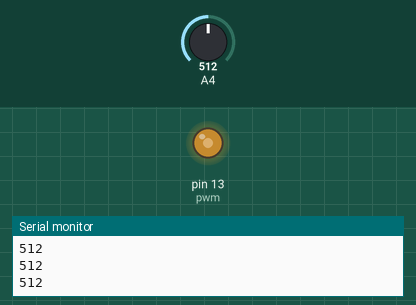
Bench run of a sketch on a simulated Arduino Mega 2560, built with avr-gcc and run on an emulated ATmega2560. Shown: output pins drawn as LEDs (lit = HIGH), the last lines printed to the serial monitor. The inputs (shaded band) are chosen by the test bench; at power-on: A4 = 512.

Above: at 1.2 s.
1.3 s: A4 set to 306
At 2.6 s:
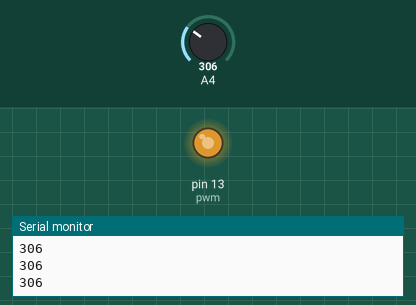
2.9 s: A4 set to 122
At 4.1 s:
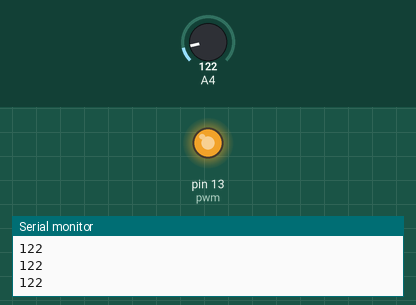
4.5 s: A4 set to 900
At 5.4 s:
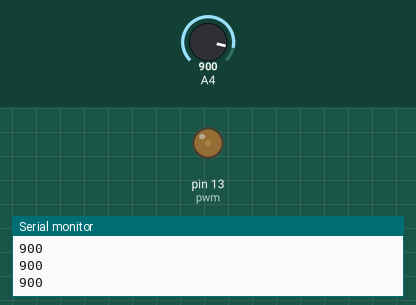
6.1 s: A4 set to 1023
At 6.8 s:
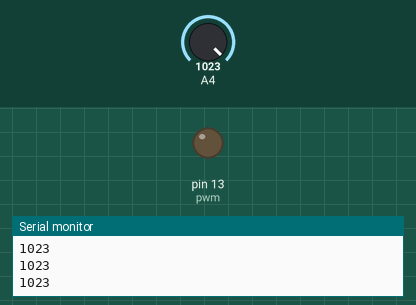
7.7 s: A4 set to 511
At 8.1 s:
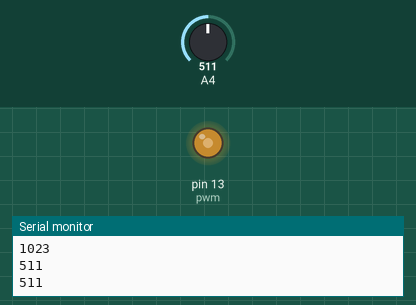
Timing chart, 0 to 10.3 s (numbered marks = the images above; inputs shaded):
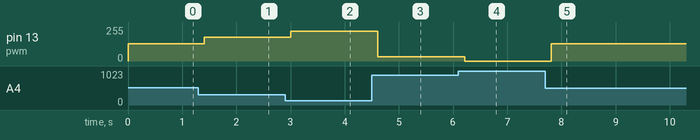

The sketch:

lab5-2.ino
```cpp
int adc = 36;
int pwm = 13;

void setup() {
  Serial.begin(9600);
}

void loop() {
  //Serial.println("hello world");
  //Serial.println("mickey");
  int read = analogRead(adc);
  int vol = map(read, 0 ,1023, 255 ,0);
  Serial.println(read);
  analogWrite(pwm,vol);
  delay(200);

}
```

Measured:
- after the input at 1.3 s, pin 13 (pwm): 128/255 → 179/255 after 0.10 s
- after the input at 2.9 s, pin 13 (pwm): 179/255 → 225/255 after 0.11 s
- after the input at 4.5 s, pin 13 (pwm): 225/255 → 31/255 after 0.11 s
- after the input at 6.1 s, pin 13 (pwm): 31/255 → 0/255 after 0.11 s
- after the input at 7.7 s, pin 13 (pwm): 0/255 → 128/255 after 0.11 s
